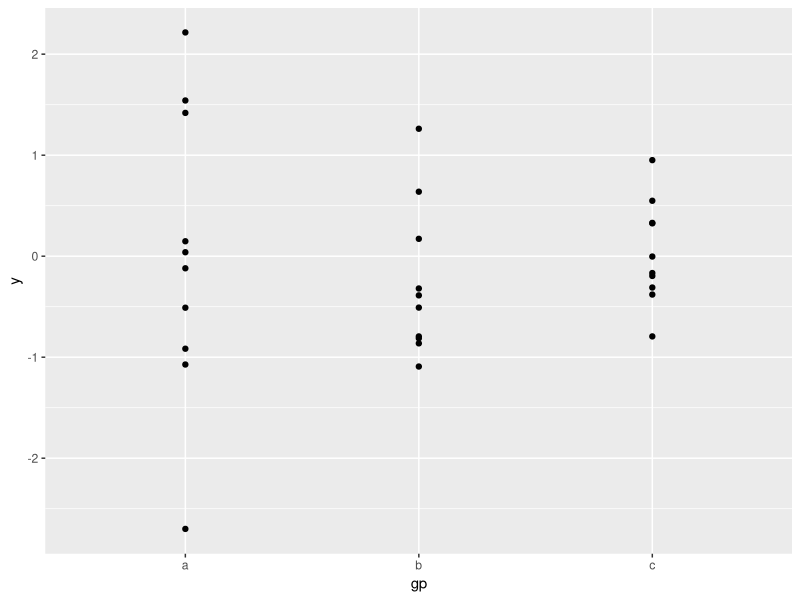
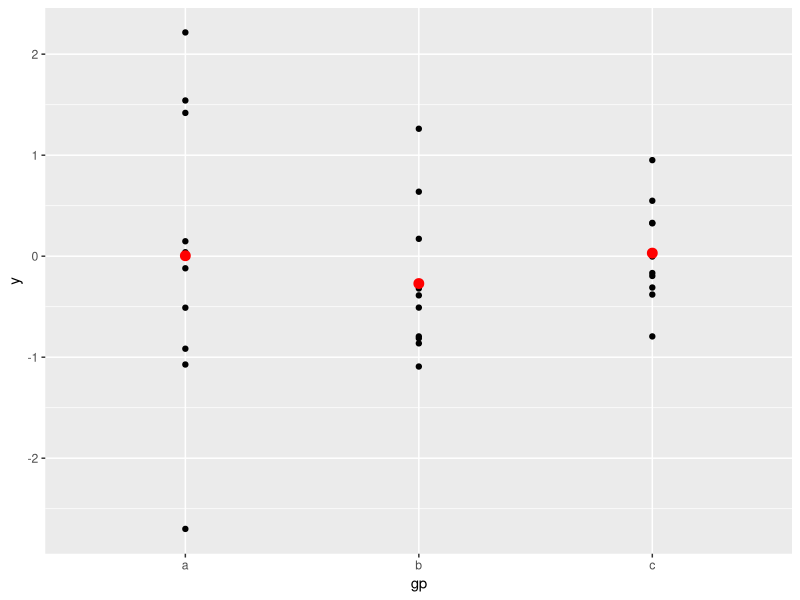
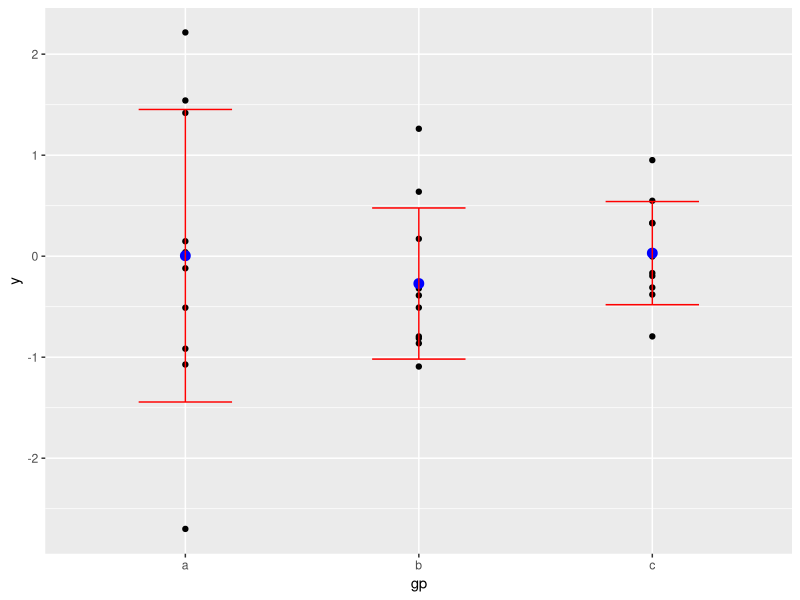
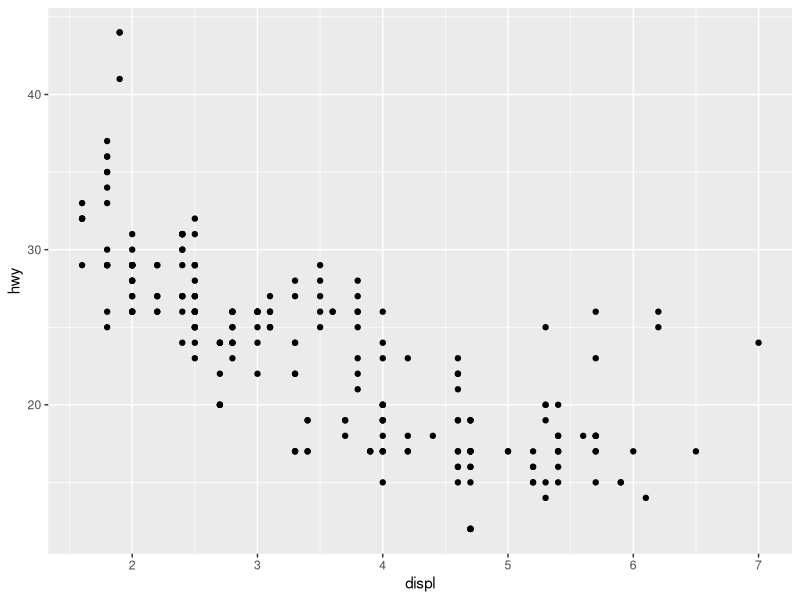
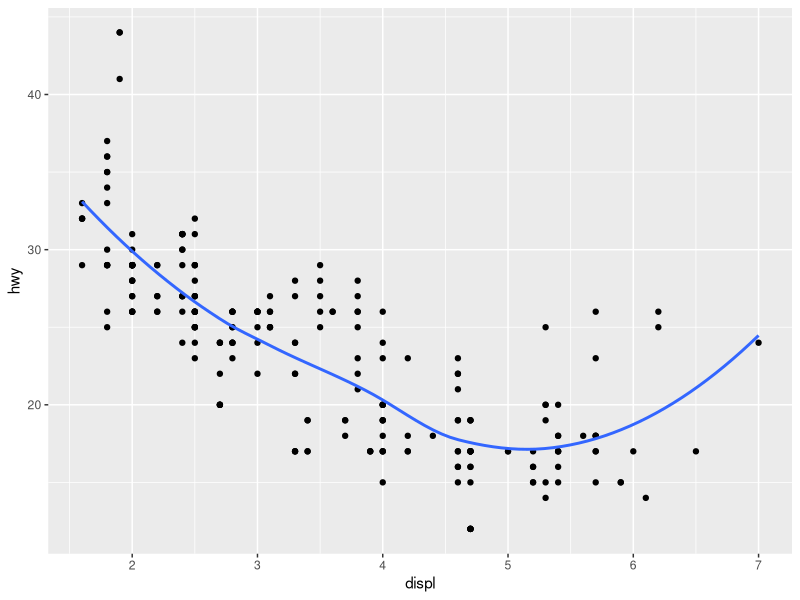
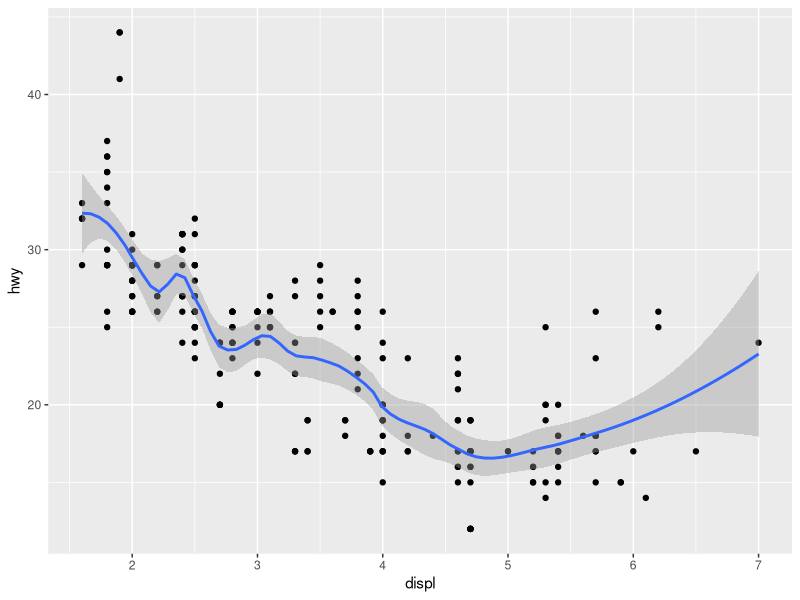
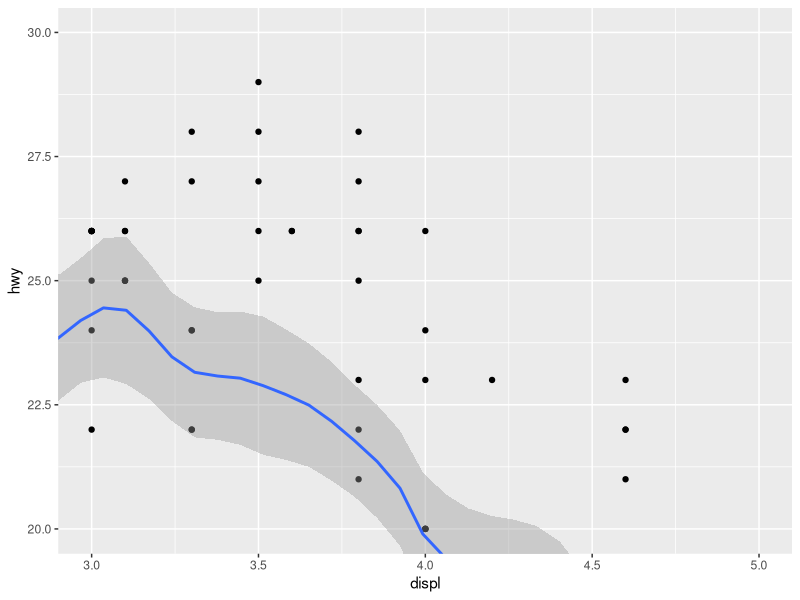
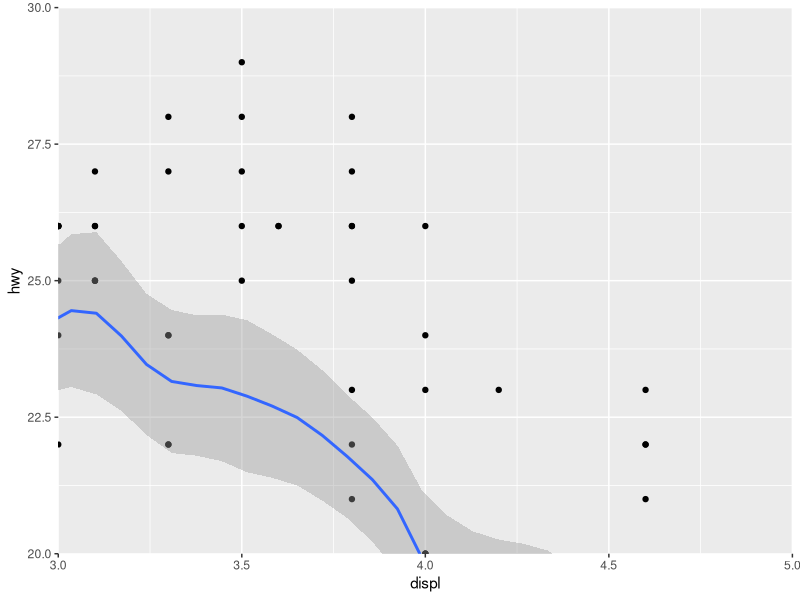

R code for these plots, in order:

# -*- coding: utf-8 -*-

# ggplot2 3.5.2

rm(list = ls())

suppressPackageStartupMessages({
  library(dplyr)
  library(ggplot2)
})

utils::packageVersion("ggplot2")

# Generate some sample data, then compute mean and standard deviation
# in each group
df <- data.frame(
  gp = factor(rep(letters[1:3], each = 10)),
  y = rnorm(30)
)
df

# plot
ggplot2::ggplot(df, ggplot2::aes(x = gp, y = y)) +
    ggplot2::geom_point()

# In here we want to point mean for each gp

# split df by gp value
split(df, df$gp)

# calculate mean and standard deviation by group
lapply(
    split(df, df$gp),
    FUN = function(data) {
        data.frame(mean = mean(data$y), sd = sd(data$y), gp = unique(data$gp))
    }
)

# ds: not use dplyr
ds <- do.call(
    rbind,
    lapply(
        split(df, df$gp),
        FUN = function(d) {
            data.frame(mean = mean(d$y), sd = sd(d$y), gp = unique(d$gp))
        }
    )
)
ds

# dt: use dplyr (more efficient code)
dt <-
    df %>%
    dplyr::group_by(gp) %>%
    dplyr::summarise(mean = mean(y), sd = sd(y), gp = unique(gp))
dt

# plot
ggplot2::ggplot(df, ggplot2::aes(x = gp, y = y)) +
    ggplot2::geom_point() +
    ggplot2::geom_point(data = ds, ggplot2::aes(x = gp, y = mean), color = "red", size = 3)

# aes
ggplot2::ggplot() +
    ggplot2::geom_point(data = df, ggplot2::aes(x = gp, y = y)) +
    ggplot2::geom_point(data = ds, ggplot2::aes(x = gp, y = mean), color = "blue", size = 3) +
    ggplot2::geom_errorbar(
        data = ds,
        ggplot2::aes(gp, mean, ymin = mean - sd, ymax = mean + sd),
        color = "red",
        width = 0.4
    )

# object
base <-
    ggplot2::ggplot(mpg, ggplot2::aes(x = displ, y = hwy)) +
    ggplot2::geom_point()
# scatter plot
base
# scatter plot + loess plot
# span is smoothing parameter
base + ggplot2::geom_smooth(se = FALSE)

base + ggplot2::geom_smooth(se = TRUE, span = 0.3)

# x-axis, y-axis
# expand: margin
base + ggplot2::geom_smooth(se = TRUE, span = 0.3) +
    ggplot2::coord_cartesian(xlim = c(3, 5), ylim = c(20, 30), expand = TRUE)

base + ggplot2::geom_smooth(se = TRUE, span = 0.3) +
    ggplot2::coord_cartesian(xlim = c(3, 5), ylim = c(20, 30), expand = FALSE)

# instead loess, we can plot linear regression function
base + ggplot2::geom_smooth(method = "lm", se = FALSE)

# boxplot and jitter plot
ggplot2::ggplot(mpg, ggplot2::aes(x = class, y = hwy)) +
    ggplot2::geom_boxplot()

# color
ggplot2::ggplot(mpg, ggplot2::aes(x = class, y = hwy)) +
    ggplot2::geom_boxplot(fill = "grey", color = "red")

# instead of outliers, jitter plot
ggplot2::ggplot(mpg, ggplot2::aes(x = class, y = hwy)) +
    ggplot2::geom_boxplot(outlier.shape = NA, fill = "grey", color = "red") +
    ggplot2::geom_jitter(width = 0.2, height = 0.2, colour = "black")

# stratification by certain factor variable
ggplot2::ggplot(mpg, ggplot2::aes(x = class, y = hwy)) +
    ggplot2::geom_boxplot(aes(color = drv)) # drv: f = front-wheel drive, r = rear wheel drive, 4 = 4wd

# density plot
# adjust is smoothing parameter
ggplot2::ggplot(diamonds, ggplot2::aes(x = carat)) +
    ggplot2::geom_density()

ggplot2::ggplot(diamonds, ggplot2::aes(x = carat)) +
    ggplot2::geom_density(adjust = 1)

ggplot2::ggplot(diamonds, ggplot2::aes(x = carat)) +
    ggplot2::geom_density(adjust = 5)

ggplot2::ggplot(diamonds, ggplot2::aes(x = carat)) +
    ggplot2::geom_density(adjust = 0.5)

ggplot2::ggplot(diamonds, ggplot2::aes(depth, color = cut)) +
    ggplot2::geom_density() +
    ggplot2::xlim(55, 70)

ggplot2::ggplot(diamonds, ggplot2::aes(depth, color = cut, fill = cut)) +
    ggplot2::geom_density() +
    ggplot2::xlim(55, 70)

ggplot2::ggplot(diamonds, ggplot2::aes(depth, color = cut, fill = cut)) +
    ggplot2::geom_density(alpha = 0.2) +
    ggplot2::xlim(55, 70)

# text(label), annotate
df <- data.frame(
    x = c(1, 1, 2, 2, 1.5),
    y = c(1, 2, 1, 2, 1.5),
    text = c("bottom-left", "bottom-right", "top-left", "top-right", "center")
)
df

ggplot2::ggplot(df, ggplot2::aes(x = x, y = y)) +
    ggplot2::geom_point(color = "red") +
    ggplot2::geom_text(ggplot2::aes(label = text))

# vjust, hjust: 0~1 
ggplot2::ggplot(df, ggplot2::aes(x = x, y = y)) +
    ggplot2::geom_point(color = "red") +
    ggplot2::geom_text(ggplot2::aes(label = text), vjust = 1, hjust = 0.5)

ggplot2::ggplot(df, ggplot2::aes(x = x, y = y)) +
    ggplot2::geom_point(color = "red") +
    ggplot2::geom_text(ggplot2::aes(label = text), vjust = 1, hjust = 0.5) +
    ggplot2::annotate("text", x = 3, y = 1.5, label = "Some text",  vjust = 1, hjust = 1)

# rug plot
ggplot2::ggplot(mtcars, ggplot2::aes(x = wt, y = mpg)) +
    ggplot2::geom_point()

ggplot2::ggplot(mtcars, ggplot2::aes(x = wt, y = mpg)) +
    ggplot2::geom_point() +
    ggplot2::geom_rug()

ggplot2::ggplot(mtcars, ggplot2::aes(x = wt, y = mpg)) +
    ggplot2::geom_point() +
    ggplot2::geom_rug(sides = "b")

# vline, hline, abline
ggplot2::ggplot(mtcars, ggplot2::aes(x = wt, y = mpg)) +
    ggplot2::geom_point()

ggplot2::ggplot(mtcars, ggplot2::aes(x = wt, y = mpg)) +
    ggplot2::geom_point() +
    ggplot2::geom_vline(xintercept = 5)

ggplot2::ggplot(mtcars, ggplot2::aes(x = wt, y = mpg)) +
    ggplot2::geom_point() +
    ggplot2::geom_hline(yintercept = 20)

coefficient_vector <-
    coef(stats::lm(mpg ~ wt, data = mtcars))
ggplot2::ggplot(mtcars, ggplot2::aes(x = wt, y = mpg)) +
    ggplot2::geom_point() +
    ggplot2::geom_abline(intercept = coefficient_vector[1], slope = coefficient_vector[2])

# same
ggplot2::ggplot(mtcars, ggplot2::aes(x = wt, y = mpg)) +
    ggplot2::geom_point() +
    ggplot2::geom_smooth(method = "lm", se = FALSE)

# facet_grid
ggplot2::ggplot(mpg, ggplot2::aes(x = displ, y = cty)) +
    ggplot2::geom_point() +
    ggplot2::facet_grid(rows = vars(drv))

# colour may be good choice
ggplot2::ggplot(mpg, ggplot2::aes(x = displ, y = cty, color = factor(drv))) +
    ggplot2::geom_point() +
    ggplot2::facet_grid(rows = vars(drv))

ggplot2::ggplot(mpg, ggplot2::aes(x = displ, y = cty)) +
    ggplot2::geom_point() +
    ggplot2::facet_grid(cols = vars(cyl))

ggplot2::ggplot(mpg, ggplot2::aes(x = displ, y = cty)) +
    ggplot2::geom_point() +
    ggplot2::facet_grid(rows = vars(drv), cols = vars(cyl))

# fixed y-axis range
ggplot2::ggplot(mtcars, ggplot2::aes(x = mpg, y = wt, color = factor(cyl))) +
    ggplot2::geom_point() +
    ggplot2::facet_grid(rows = vars(cyl), scales = "fixed")

# flexible y-axis range
ggplot2::ggplot(mtcars, ggplot2::aes(x = mpg, y = wt, color = factor(cyl))) +
    ggplot2::geom_point() +
    ggplot2::facet_grid(rows = vars(cyl), scales = "free")

# free_x, free_y
ggplot2::ggplot(mpg, ggplot2::aes(x = displ, y = cty, color = factor(cyl))) +
    ggplot2::geom_point() +
    ggplot2::facet_grid(rows = vars(drv), cols = vars(cyl), scales = "free_y")

# label
ggplot2::ggplot(mtcars, ggplot2::aes(x = mpg, y = wt, color = factor(cyl))) +
    ggplot2::geom_point() +
    ggplot2::facet_grid(
        rows = vars(cyl),
        scales = "fixed",
        labeller = ggplot2::labeller(cyl = label_both)
    )

# same
ggplot2::ggplot(mtcars, ggplot2::aes(x = mpg, y = wt, color = factor(cyl))) +
    ggplot2::geom_point() +
    ggplot2::facet_grid(
        rows = vars(cyl),
        scales = "fixed",
        labeller = label_both
    )

ggplot2::ggplot(mpg, ggplot2::aes(x = displ, y = cty, color = factor(cyl))) +
    ggplot2::geom_point() +
    ggplot2::facet_grid(
        rows = vars(drv),
        cols = vars(cyl),
        scales = "free_y",
        labeller = ggplot2::labeller(cyl = label_both, drv = label_value)
    )

# same
ggplot2::ggplot(mpg, ggplot2::aes(x = displ, y = cty, colour = factor(cyl))) +
    ggplot2::geom_point() +
    ggplot2::facet_grid(
        rows = vars(drv),
        cols = vars(cyl),
        scales = "free_y",
        labeller = ggplot2::labeller(.col = label_both, .row = label_value)
    )

# You can supply functions operating on strings:
ggplot2::ggplot(msleep, ggplot2::aes(x = sleep_total, y = awake)) +
    ggplot2::geom_point() +
    ggplot2::facet_grid(
        rows = vars(vore),
        cols = vars(conservation)
    )

capitalize <- function(string) {
    substr(string, 1, 1) <- toupper(substr(string, 1, 1))
    string
}
ggplot2::ggplot(msleep, ggplot2::aes(x = sleep_total, y = awake)) +
    ggplot2::geom_point() +
    ggplot2::facet_grid(
        rows = vars(vore),
        cols = vars(conservation),
        labeller = ggplot2::labeller(.default = label_value, vore = capitalize)
    )

# label_wrap_gen()

# facet_wrap
ggplot2::ggplot(mpg, ggplot2::aes(x = displ, y = cty)) +
    ggplot2::geom_point() +
    ggplot2::facet_wrap(vars(drv))

ggplot2::ggplot(mpg, ggplot2::aes(x = displ, y = cty)) +
    ggplot2::geom_point() +
    ggplot2::facet_wrap(vars(drv), ncol = 2)

# title
ggplot2::ggplot(mpg, ggplot2::aes(x = displ, y = cty)) +
    ggplot2::geom_point() +
    ggplot2::xlab("xxxxx") +
    ggplot2::ylab("yyyyy") +
    ggplot2::ggtitle("ttttt")

# Examples
mpg %>%
    ggplot2::ggplot(., ggplot2::aes(x = displ, y = hwy)) +
    ggplot2::geom_point()

mpg %>% 
    ggplot2::ggplot(., ggplot2::aes(x = displ, y = hwy)) +
    ggplot2::geom_point(color = "red")

mpg %>% 
    ggplot2::ggplot(., ggplot2::aes(x = displ, y = hwy, color = class)) +
    ggplot2::geom_point()

mpg %>% 
    ggplot2::ggplot(., ggplot2::aes(x = displ, y = hwy)) +
    ggplot2::geom_point() +
    ggplot2::facet_wrap(~ class)

mpg %>% 
    ggplot2::ggplot(., ggplot2::aes(x = displ, y = hwy)) +
    ggplot2::geom_point() +
    ggplot2::geom_smooth()

mpg %>% 
    ggplot(., aes(x = displ, y = hwy)) +
    geom_point() +
    geom_smooth(method = "lm")

mpg %>% 
    ggplot2::ggplot(., ggplot2::aes(x = class, y = hwy)) +
    ggplot2::geom_boxplot()

mpg %>% 
    ggplot2::ggplot(., ggplot2::aes(x = class, y = hwy)) +
    ggplot2::geom_violin()

mpg %>% 
    ggplot2::ggplot(., ggplot2::aes(x = class, y = hwy)) +
    ggplot2::geom_jitter()

mpg %>% 
    ggplot2::ggplot(., ggplot2::aes(x = class, y = hwy)) +
    ggplot2::geom_boxplot() +
    ggplot2::geom_jitter()

mpg %>% 
    ggplot2::ggplot(., ggplot2::aes(x = hwy)) +
    ggplot2::geom_histogram(binwidth = 2)

mpg %>% 
    ggplot2::ggplot(., ggplot2::aes(x = hwy)) +
    ggplot2::geom_freqpoly(binwidth = 1)

mpg %>% 
    ggplot2::ggplot(., ggplot2::aes(x = hwy, colour = class)) +
    ggplot2::geom_freqpoly(binwidth = 1)

mpg %>% 
    ggplot2::ggplot(., ggplot2::aes(x = hwy, fill = class)) +
    ggplot2::geom_histogram(binwidth = 1) +
    ggplot2::facet_wrap(~ class)

mpg %>% 
    ggplot2::ggplot(., ggplot2::aes(x = manufacturer)) +
    ggplot2::geom_bar()

mpg %>% 
    ggplot2::ggplot(., ggplot2::aes(x = hwy)) +
    ggplot2::geom_histogram(binwidth = 2) +
    ggplot2::coord_cartesian(xlim = c(20, 30))

mpg %>% 
    ggplot2::ggplot(., ggplot2::aes(x = hwy)) +
    ggplot2::geom_histogram(binwidth = 2) +
    ggplot2::xlab("xlabel") +
    ggplot2::ylab("ylabel") +
    ggplot2::ggtitle("title") +
    ggplot2::coord_cartesian(xlim = c(20, 30))

mpg %>% 
    ggplot2::ggplot(., ggplot2::aes(x = hwy)) +
    ggplot2::geom_histogram(binwidth = 2) +
    ggplot2::xlab(NULL) +
    ggplot2::ylab(NULL)

ToothGrowth$dose <- as.factor(ToothGrowth$dose)
head(ToothGrowth)
p <- ggplot2::ggplot(ToothGrowth, ggplot2::aes(x=dose, y=len)) + ggplot2::geom_point()
p + ggplot2::coord_cartesian(ylim = c(0, 40)) +
    ggplot2::theme_bw()
p + ggplot2::scale_y_continuous(breaks=c(1, 2, 4, 8, 16, 40)) +
    ggplot2::coord_cartesian(ylim = c(0, 40)) +
    ggplot2::theme_bw()
p + ggplot2::scale_y_continuous(breaks=NULL) +
    ggplot2::coord_cartesian(ylim = c(0, 40)) +
    ggplot2::theme_bw()
